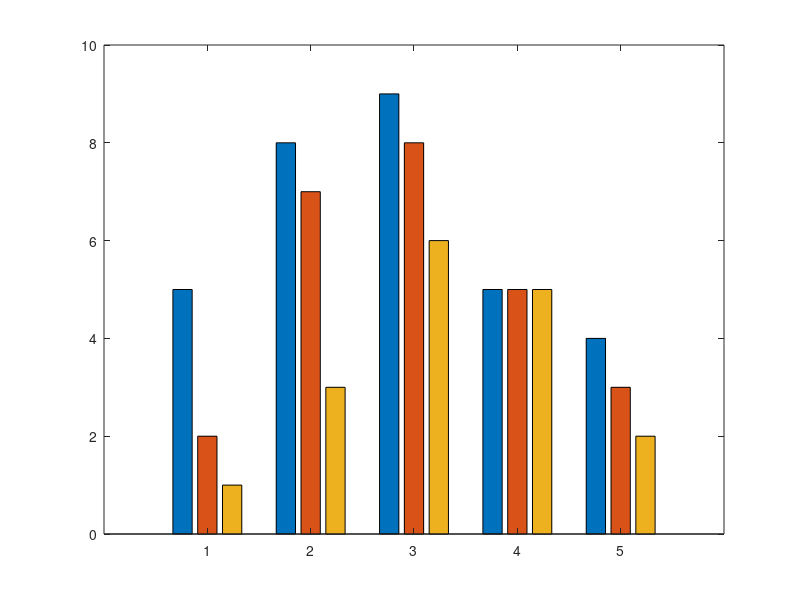
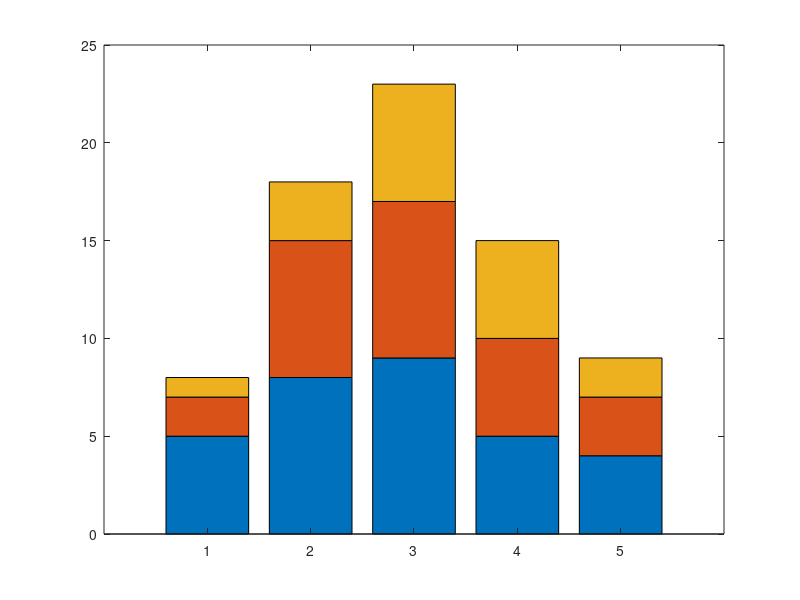
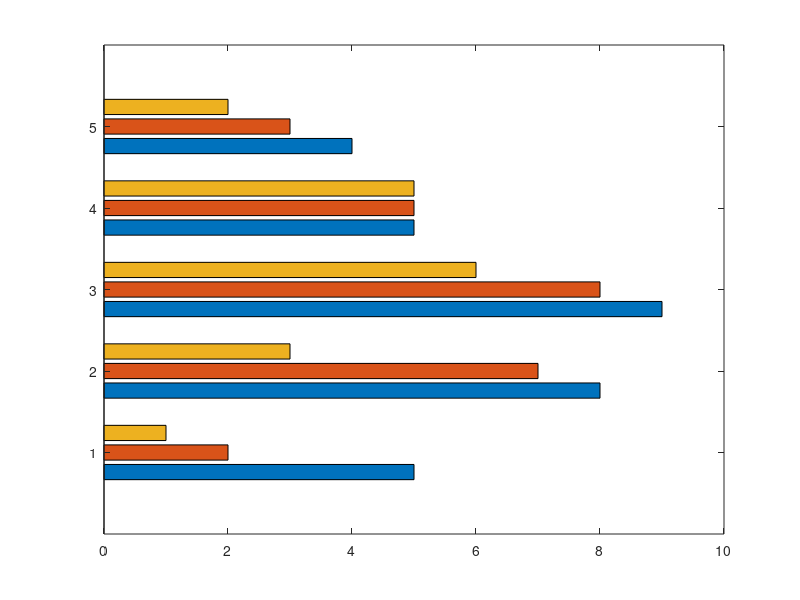
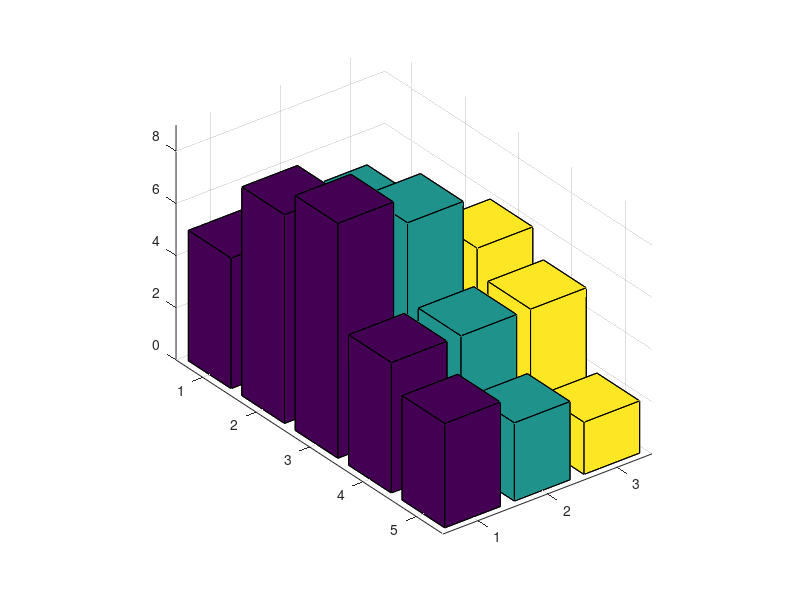

Reproduce these figures in MATLAB, in order.
clcclear#closeY = [5,2,1     8,7,3     9,8,6     5,5,5     4,3,2];figurebar(Y)#closefigurebar(Y,'stacked')Y = [5,2,1     8,7,3     9,8,6     5,5,5     4,3,2];#     closefigurebarh(Y)Y = [5,2,1     8,7,3     9,8,6     5,5,5     4,3,2];figurebar3(Y)shg